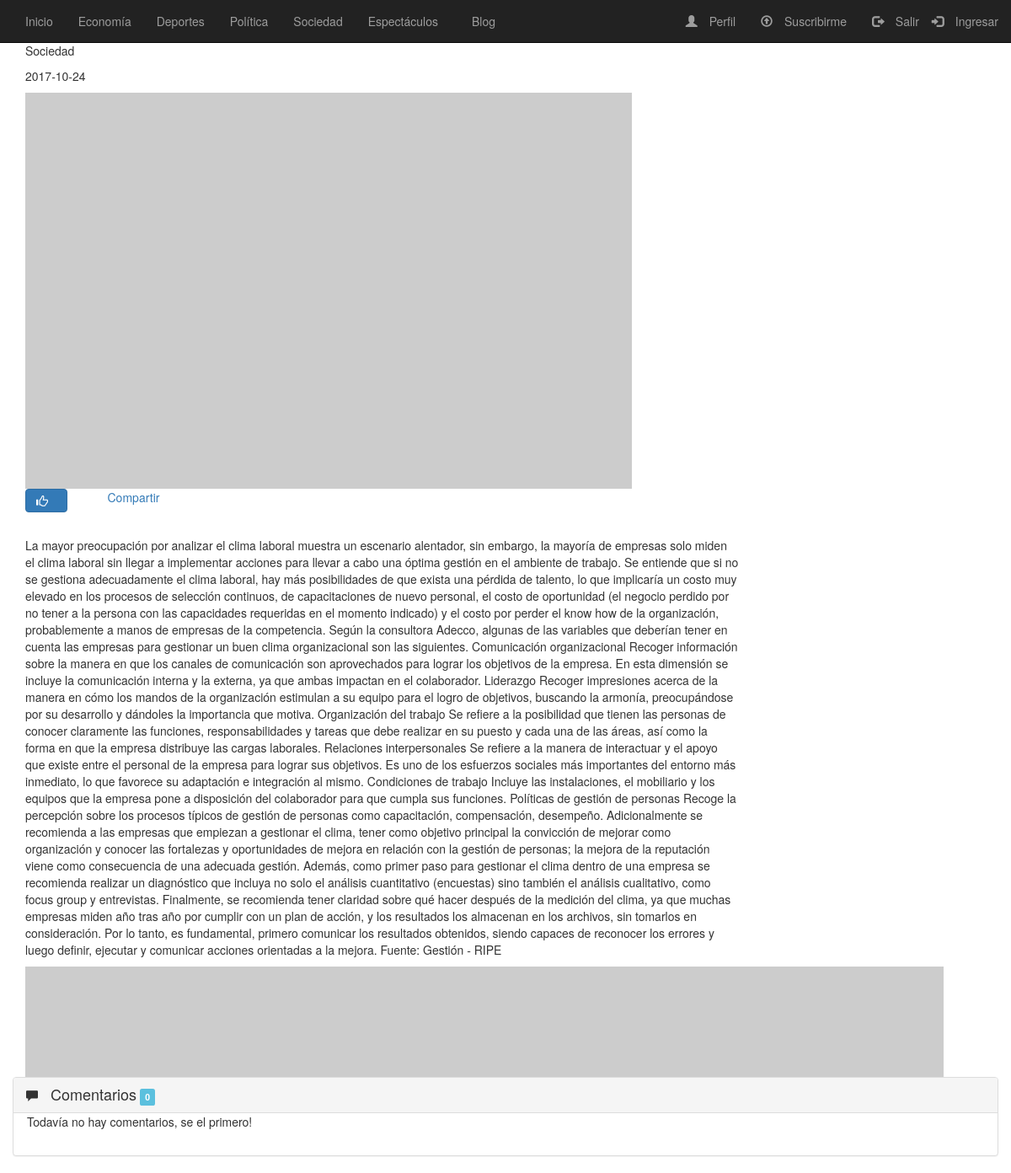
/frontend/presentacion/noticia.php?art=3, run on the app's committed database.
### tables this page shows
CREATE TABLE `seccion` (
  `id_s` int(11) NOT NULL,
  `nombre` varchar(50) DEFAULT NULL,
  `contador` int(11) DEFAULT NULL,
  `id_ed` int(11) DEFAULT NULL
);

CREATE TABLE `articulo` (
  `id_a` int(11) NOT NULL,
  `titulo` varchar(50) DEFAULT NULL,
  `fecha_a` date DEFAULT NULL,
  `contenido` varchar(7000) DEFAULT NULL,
  `autor` varchar(50) DEFAULT NULL,
  `likes` int(11) DEFAULT NULL,
  `contador_a` int(11) DEFAULT NULL,
  `id_s` int(11) DEFAULT NULL,
  `art_d` tinyint(1) DEFAULT NULL
);

### frontend/clases/model.php (called while the page is built, shortened)
<?php
    abstract class Model{
        public function __construct(){
            $this->_db = new mysqli(DB_HOST, DB_USER, DB_PASS, DB_NAME);
        }
    }

### frontend/clases/seccion.class.php (called while the page is built, shortened)
<?php
require_once('model.php');
class seccion extends Model{
    private $id;
function __construct($id='',$nombre='',$visitas='',$id_edicion='')
{
    $this->id=$id;
}
public function setId($id){
    $this->id=$id;
}
public function getId(){
    return $this->id;
}
public function listarSecciones(){
    $sql="SELECT `id_s`, `nombre` FROM `seccion`";
    $result = $this->_db->prepare($sql);
    $result->execute();
    $resultado = $result->get_result();
    $secciones = array();
    while ($row = $resultado->fetch_assoc()) {
      $secciones[] = $row;
    }
    return ($secciones);
}
public function nombreSeccion(){
    $id_s = $this->getId();
    $sql="SELECT `nombre`FROM `seccion` WHERE `id_s` =?";
    $result = $this->_db->prepare($sql);
    $result -> bind_param('i',$id_s);
    $result->execute();
    $resultado = $result->get_result();
    $row = $resultado->fetch_assoc();
    return ($row);
}
}

### frontend/clases/articulo.class.php (called while the page is built, shortened)
<?php
require_once('model.php');
class articulo extends Model{
    private $id;
function __construct($id='',$titulo='',$noticia='',$seccion='',$fecha='',$autor='',$destacado='',$comentario='',$visita='')
{
    $this->id=$id;
}
public function setId($id){
    $this->id=$id;
}
public function getId(){
    return $this->id;
}
public function listarArt(){
    $id_a = $this->getId();
    $sql="SELECT * FROM articulo where id_a = ?";
    $result = $this->_db->prepare($sql);
    $result -> bind_param('i',$id_a);
    $result ->execute();
    $resultado = $result->get_result();
    $art = $resultado->fetch_assoc();
    return($art);
}
}

### frontend/clases/publicidad.class.php (called while the page is built, shortened)
<?php
require_once('model.php');
class publicidad extends Model{
public function listarPubNoticia(){
    $espacio = 2;
    $fecha_hoy = date('Y-m-d');
    $sql="SELECT publicidad.publicacion AS p FROM publicidad, espacio, hay WHERE espacio.ubicacion = ?
    AND publicidad.fecha_h > ? AND hay.id_pub = publicidad.id_pub AND hay.id_esp = espacio.id_esp";
    $result=$this->_db->prepare($sql);
    $result ->bind_param('ss',$espacio,$fecha_hoy);
    $result ->execute();
    $resultado = $result->get_result();
    $publicidades = array();
    while ($row = $resultado->fetch_assoc()){
        $publicidades[] = $row;
    }
    if ($publicidades == null){
        return (false);
    }else{
        $i = array();
        foreach($publicidades as $p){
            $i[] = $p['p'];
        }
        $p = array_rand($i);
    return ($i[$p]);
    }
}
}

### frontend/presentacion/noticia.php (the view, shortened to what this page needs)
<html>
<head>
<link rel="stylesheet" href="https://maxcdn.bootstrapcdn.com/bootstrap/3.3.7/css/bootstrap.min.css">
<link rel="stylesheet" href="<?= $CSS;?>/estilos.css">
</head>
<?php
include('headerNoti.php');
    ?>
    <?php
if(isset($_GET['art'])){
    require_once($CLASES_DIR . 'articulo.class.php');
    $articulo = New articulo();
    $articulo->setId($id_art);
    $art = $articulo->listarArt();
    require_once ($CLASES_DIR . 'seccion.class.php');
    $sec = New seccion();
    $sec->setId($art['id_s']);
    $seccion = $sec->nombreSeccion();
    $seccion = $seccion['nombre'];
    ?>
    <body>
    <div class="container">
        <div class="row" >
            <div class="col-md-9">
                <div class="articulo">
                    <div>
                        <p class="tituloNoti"><?= $art['titulo']?></p>
                        <p class="cateNoti"><?= $seccion?></p>
                        <p class="fechaNoti"><?= $art['fecha_a'];?></p>
                    </div>
                </div>
            </div>
        </div>
        <div class="row">
            <div class="col-md-9 col-sm-12">
                <img class="imgNoti" src="http://placehold.it/720x470/eeeeee/333333" alt="Imágen">
            </div>
        </div>
        <div class="row">
            <div class="like">
                <div class="form-group likeNoticia col-md-1">
                        <form id="frmLike" name="frmLike" action="<?= $LOGICA;?>/procesarLike.php">
                            <button type="submit" id="btnLike" name="btnLike" class="btn btn-primary"><span class="glyphicon glyphicon-thumbs-up"></span></button>
                        </form>
                </div>
                <div class="compartirNoticia col-md-1">
                    <div class="fb-share-button" data-href="http://localhost" data-layout="button" data-size="large" data-mobile-iframe="true">
                    <a class="fb-xfbml-parse-ignore" target="_blank" href="https://www.facebook.com/sharer/sharer.php?u=http%3A%2F%2Flocalhost%2F&amp;src=sdkpreparse">Compartir</a></div>
                </div>
            </div>
        </div>
        <div class="row">
            <div class="txtNoti col-md-9 col-sm-12">
                <p>
                    <?= $art['contenido'];?>
                </p>
            </div>
        </div>
</div>
<div class="container">
    <div class="row">
            <div class="publiBanner col-sm-12">
            <?php
            require_once($CLASES_DIR . 'publicidad.class.php');
            $publicidad= New publicidad();
            $banner = $publicidad->listarPubNoticia();
            if ($banner != null){
            ?>
            <img class="" src="<?php echo $banner;?>">
            </div>
            <?php
            }
            ?>
    </div>
</div>
    <?php
    include('comentarios.php');
}else{
    ?>
    <script>window.location.replace('../presentacion/index.php');</script>
    <?php
}

### frontend/presentacion/headerNoti.php (shortened to what this page needs)
<!DOCTYPE html>
<html>
<head>
<link rel="stylesheet" href="https://maxcdn.bootstrapcdn.com/bootstrap/3.3.7/css/bootstrap.min.css">
<link rel="stylesheet" href="<?= $CSS;?>/estilos.css">
</head>
<?php
require_once($CLASES_DIR . 'seccion.class.php');
$seccion = New seccion();
$secciones = $seccion->listarSecciones();
?>
<body>
  <nav class="navbar navbar-inverse navbar-fixed-top">
    <div class="container-fluid">
      	<ul class="nav navbar-nav">
          <li><a href="<?= $PRESENTACION;?>/index.php"> Inicio</a></li>
      <?php foreach($secciones as $sec): ?>
				<li><a href="<?= $PRESENTACION;?>/seccion.php?id=<?php echo $sec['id_s']?>"><?php echo $sec['nombre'];?></a></li>
      <?php endforeach; ?>
      </ul>
      <ul class="nav navbar-nav">
        <li><a href=""><span class="glyphicon glyphicon-blog"></span>Blog</a></li>
      </ul>
        <div id="notlogged">
            <ul class="nav navbar-nav navbar-right">
                <li><a href="#" data-toggle="modal" data-target="#modalLogin"><span class="glyphicon glyphicon-log-in"></span> Ingresar</a></li>
            </ul>
        </div>
      <div id="logged" class="oculto">
        <ul class="nav navbar-nav navbar-right">
            <li><a id="perfil" name="perfil" href="<?= $PRESENTACION;?>/perfil.php"><span class="glyphicon glyphicon-user"></span></span> Perfil</a></li>
            <li><a id="suscripto" href="#" data-toggle="modal" data-target="#modalSuscripcion"><span class="glyphicon glyphicon-upload"></span> Suscribirme</a></li>
            <li><a id="btnLogout" href="<?= $PRESENTACION;?>/logout.php" onclick="logoutFb()"><span class="glyphicon glyphicon-log-out"></span> Salir</a></li>
          </ul>
      </div>
    </div>
  </nav>
</body>

### backend/estilos/estilos.css (style rules this page uses)
body { margin-top:50px; }
.glyphicon { margin-right:10px; }
body { margin-top:20px; }

### data on the page
seccion: nombre "Economía"
seccion: nombre "Deportes"
seccion: nombre "Política"
seccion: nombre "Sociedad"
seccion: nombre "Espectáculos"
articulo: fecha_a "2017-10-24", contenido "La mayor preocupación por analizar el clima laboral muestra un escenario alentador, sin embargo, la mayoría de empresas solo miden el clima laboral sin llegar a implementar acciones para llevar a cabo una óptima gestión en el ambiente de trabajo. Se entiende que si no se gestiona adecuadamente el clima laboral, hay más posibilidades de que exista una pérdida de talento, lo que implicaría un costo muy elevado en los procesos de selección continuos, de capacitaciones de nuevo personal, el costo de oportunidad (el negocio perdido por no tener a la persona con las capacidades requeridas en el momento indicado) y el costo por perder el know how de la organización, probablemente a manos de…"

### other printed values
$cantComentarios['cant'] "0"
